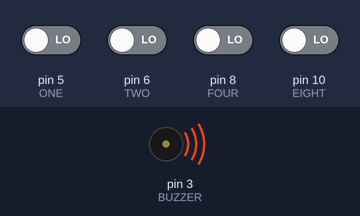
Recording of a sketch running on a simulated Arduino Uno, built with avr-gcc and run on an emulated ATmega328P. Shown: buzzer (waves = sounding). Inputs (shaded band) come from the test bench; at power-on: pin 5 (ONE), pin 6 (TWO), pin 8 (FOUR), pin 10 (EIGHT) LOW. What the sketch prints to the serial monitor is not drawn.

Above: at 0.2 s.
Timing chart, 0 to 1.7 s (numbered marks = the images above):
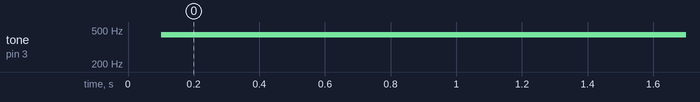

Measured:
- by itself, tone on pin 3 (BUZZER): silent → 440 Hz at 0.10 s

The sketch:

slave.ino
```cpp
/*
5 - 1s
6 - 2s
8 - 4s
10 - 8s

*/

#define ONE 5
#define TWO 6
#define FOUR 8
#define EIGHT 10
#define BUZZER 3

void setup () {
  // set up computer and master serial
  Serial.begin(115200);
  while(!Serial);
  Serial.println("slave start");
  pinMode(ONE, INPUT);
  pinMode(TWO, INPUT);
  pinMode(FOUR, INPUT);
  pinMode(EIGHT, INPUT);
  pinMode(BUZZER, OUTPUT);
}

void loop() {
  delay(100);
  int one = digitalRead(ONE);
  int two = digitalRead(TWO);
  int four = digitalRead(FOUR);
  int eight = digitalRead(EIGHT);

  Serial.print(eight); Serial.print(" ");
  Serial.print(four); Serial.print(" ");
  Serial.print(two); Serial.print(" ");
  Serial.print(one); Serial.println();

  Serial.print("sum: ");
  int sum = 8*eight+4*four+2*two+one;
  Serial.println(sum);
  tone(BUZZER, (440 * pow(1.0594631, sum)));
}
```
